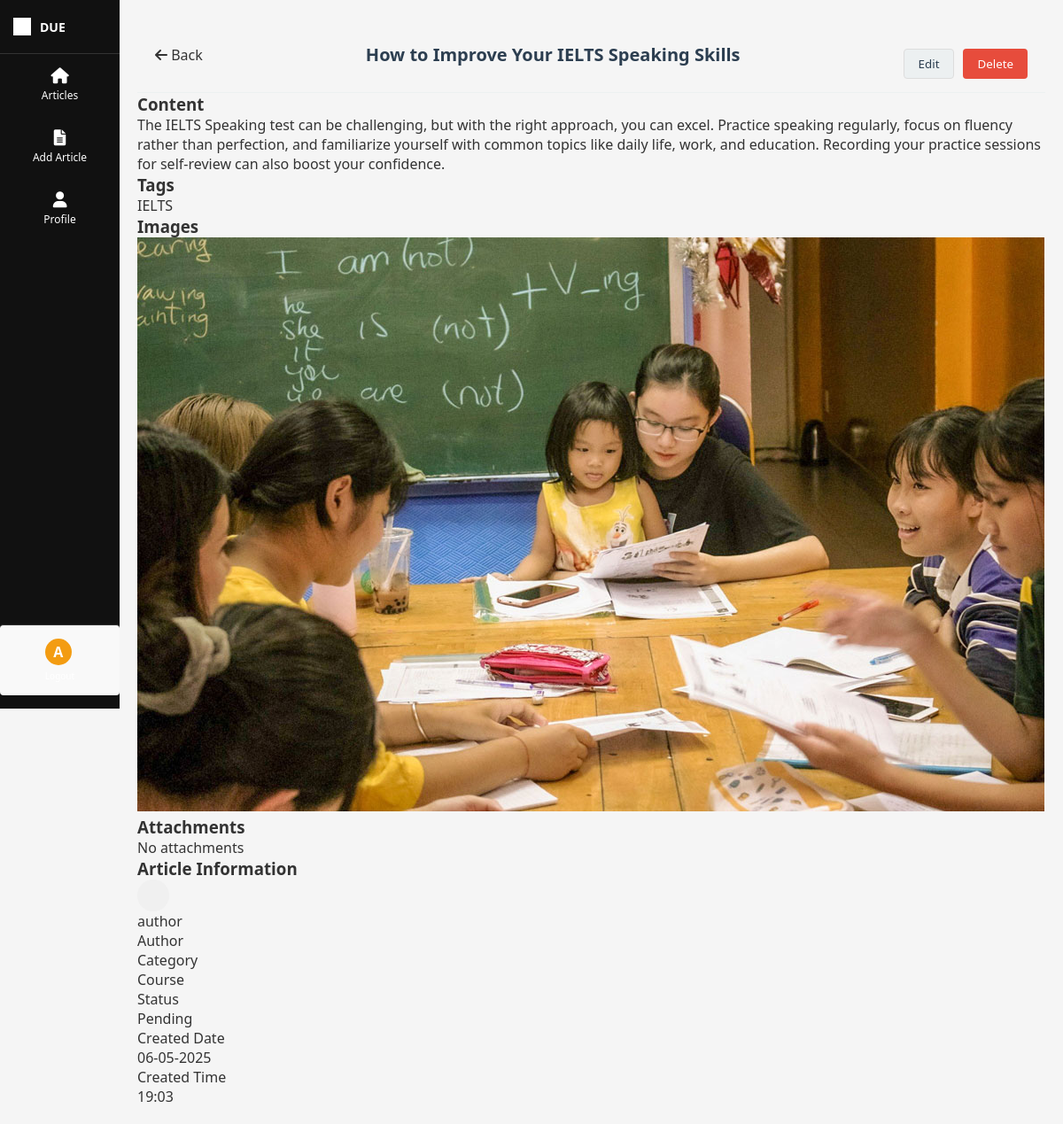
/admin-dashboard/article/27/ (signed in), run on an earlier commit of the app's database.
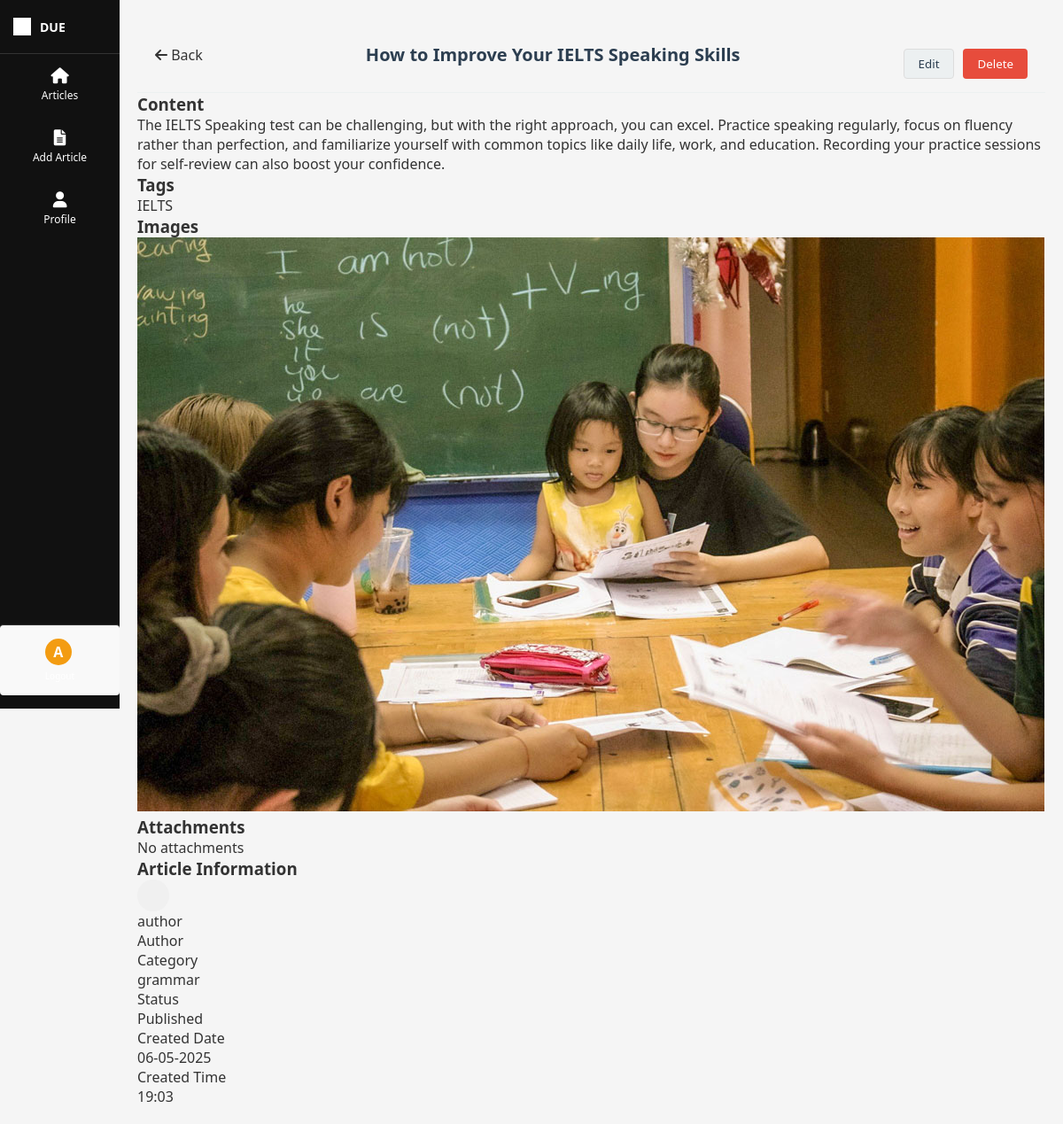
And on a later commit of the database.
### cms_api/models.py (models this page shows, shortened)
class Post(models.Model):
    STATUS_CHOICES = (
        ('draft', 'Draft'),
        ('pending', 'Pending'),
        ('published', 'Published'),
        ('reject', 'Rejected'),
        ('planned', 'Planned'),
    )
    title = models.CharField(max_length=200)
    content = models.TextField()
    author = models.ForeignKey(User, on_delete=models.CASCADE, related_name='posts')
    editor = models.ForeignKey(User, on_delete=models.SET_NULL, null=True, blank=True, related_name='edited_posts')
    status = models.CharField(max_length=20, choices=STATUS_CHOICES, default='draft')
    created_at = models.DateTimeField(auto_now_add=True)
    updated_at = models.DateTimeField(auto_now=True)
    published_at = models.DateTimeField(null=True, blank=True)
    categories_name = models.CharField(max_length=100, null=True, blank=True)
    tag = models.CharField(max_length=100, null=True, blank=True)
    image = models.ImageField(upload_to='post_images/', null=True, blank=True)
    file = models.FileField(upload_to='post_files/', null=True, blank=True)

class User(AbstractUser):
    ROLE_CHOICES = (
        ('admin', 'Admin'),
        ('editor', 'Editor'),
        ('author', 'Author'),
        ('user', 'User'),
        ('viewer', 'Viewer'),
    )
    role = models.CharField(max_length=20, choices=ROLE_CHOICES, default='author')
    avatar = models.ImageField(upload_to='avatars/', null=True, blank=True)
    phone_number = models.CharField(max_length=20, null=True, blank=True)
    location = models.CharField(max_length=100, null=True, blank=True)
    profile_summary = models.TextField(null=True, blank=True)
    is_online = models.BooleanField(default=False)
    last_activity = models.DateTimeField(default=timezone.now)

### cms_api/views.py (the view)
# urls.py: path('admin-dashboard/article/<int:pk>/', views.article_detail, name='article_detail'),
@login_required(login_url='login')
def article_detail(request, pk):
    post = get_object_or_404(Post, pk=pk)
    return render(request, 'cms_api/article_detail.html', {'post': post})

### cms_api/templates/cms_api/article_detail.html (shortened to what the changed rows need)
{% extends 'cms_api/base.html' %}
{% load static %}
{% block content %}
<div class="modal-header">
    <div class="back-button" onclick="window.location.href='{% url 'home' %}'">
        <i class="fas fa-arrow-left"></i>
        <span>Back</span>
    </div>
    <h2 class="article-title">{{ post.title }}</h2>
    <div class="modal-actions">
        <button class="btn btn-secondary" id="editArticleBtn">Edit</button>
        <form method="post" action="{% url 'delete_article' post.id %}" style="display: inline;" onsubmit="return confirm('Are you sure you want to delete this article?');">
        </form>
    </div>
</div>
<div class="article-detail-container">
    <div class="article-main">
        <div id="articleDisplay">
            <div class="article-section">
                <div class="article-content-box">
                    {% if post.content %}
                        <p>{{ post.content|linebreaks }}</p>
                    {% else %}
                        <p>No content</p>
                    {% endif %}
                </div>
            </div>
            <div class="article-section">
                <div class="article-tags">
                    {% if post.tag %}
                        {% for tag in post.tag.split %}
                            <span class="tag">{{ tag }}</span>
                        {% endfor %}
                    {% else %}
                        <p>No tags</p>
                    {% endif %}
                </div>
            </div>
            <div class="article-section">
                <div class="article-images">
                    {% if post.image %}
                        <img src="{{ post.image.url }}" alt="{{ post.title }}" style="max-width: 100%;">
                    {% else %}
                        <div class="article-image-placeholder">
                            <i class="fas fa-image"></i>
                        </div>
                    {% endif %}
                </div>
            </div>
        </div>
    </div>
    <div class="article-sidebar">
        <div class="sidebar-section">
            <div class="info-item">
                <div class="author-info">
                    <div>
                        <div class="author-name">{{ post.author.username }}</div>
                        <div class="author-role">Author</div>
                    </div>
                </div>
            </div>
            <div class="info-item">
                <div class="info-label">Category</div>
                <div class="info-value">{{ post.categories_name }}</div>
            </div>
            <div class="info-item">
                <div class="info-label">Status</div>
                <div class="info-value status-{{ post.status }}">
                    {% if post.status == 'published' %}Published
                    {% elif post.status == 'pending' %}Pending
                    {% elif post.status == 'draft' %}Pending
                    {% elif post.status == 'planned' %}Planned
                    {% elif post.status == 'reject' %}Rejected
                    {% endif %}
                </div>
            </div>
            <div class="info-item">
                <div class="info-label">Created Date</div>
                <div class="info-value">{{ post.created_at|date:"d-m-Y" }}</div>
            </div>
            <div class="info-item">
                <div class="info-label">Created Time</div>
                <div class="info-value">{{ post.created_at|time:"G:i" }}</div>
            </div>
        </div>
    </div>
</div>
{% endblock %}

What changed in the data, as far as the page shows it:
changed Post "How to Improve Your IELTS Speaking Skills": categories_name "Course" → "grammar"
Also different on the page:
text no longer shown: "Pending"
text now shown: "Published"
